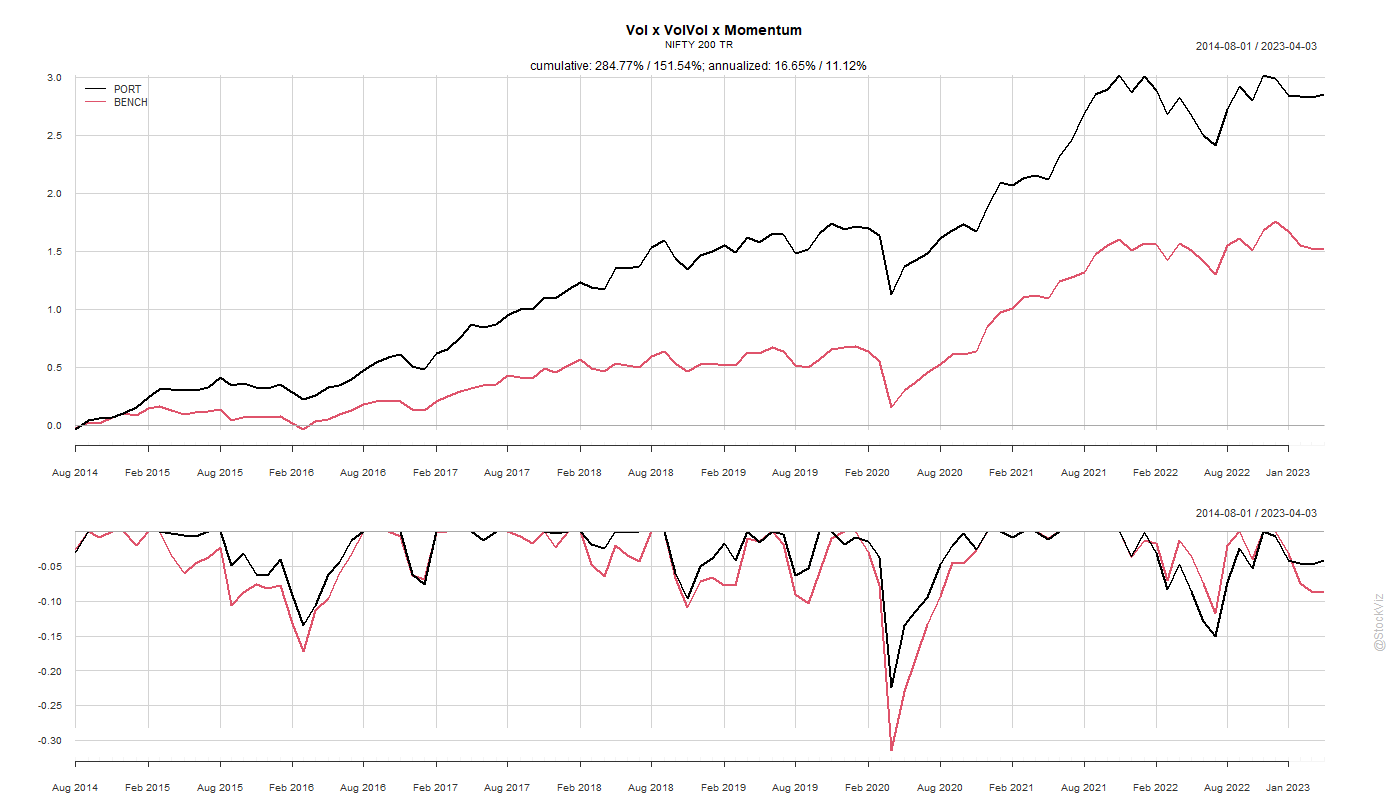

This chart was generated by the following R code:
### volatility, volatility of volatility and momentum (triple sort)

library('RODBC')
library('RPostgres')
library('quantmod')
library('PerformanceAnalytics')
library('PortfolioAnalytics')	

library('tidyverse')
library('lubridate')

options("scipen"=100)
options(stringsAsFactors = FALSE)

source("d:/stockviz/r/config.r")
source("D:/StockViz/public/blog/common/plot.common.R")

reportPath <- "."

lcon <- odbcDriverConnect(sprintf("Driver={ODBC Driver 17 for SQL Server};Server=%s;Database=%s;Uid=%s;Pwd=%s;", ldbserver, ldbname, ldbuser, ldbpassword), case = "nochange", believeNRows = TRUE)
pgCon <- dbConnect(RPostgres::Postgres(), host='sweden', user=ldbuser2, password=ldbpassword2, dbname='StockVizDyn', sslmode='allow')

indexName <- "NIFTY 200 TR"
volCalcLb <- 20 #days
volvolLb <- 500 #days


miscDates <- sqlQuery(lcon, "select distinct time_stamp from EQUITY_MISC_INFO")

indexPx <- sqlQuery(lcon, sprintf("select time_stamp, px_close from BHAV_INDEX where index_name='%s' and time_stamp >= '%s' and time_stamp <= '%s'", indexName, min(miscDates$time_stamp) - volvolLb*2, max(miscDates$time_stamp)))
indexXts <- xts(indexPx[,2], indexPx[,1])

rebalDates <- miscDates %>% mutate(YM = year(time_stamp)*100 + month(time_stamp)) %>%
	group_by(YM) %>%
	summarize(ST=min(time_stamp)) %>%
	select(ST) %>%
	ungroup() %>%
	as.data.frame()

symRets <- data.frame(PERIOD_END="", PORT=0.0, BENCH=0.0)
for(ii in 2:nrow(rebalDates)){
	startDate <- rebalDates$ST[ii-1]
	endDate <- rebalDates$ST[ii]
	
	tsStartDt <- first(head(index(indexXts[paste0("/", startDate)]), volvolLb))
	expectedTs <- nrow(indexXts[paste0(tsStartDt, "/", startDate)])
	
	symbols <- sqlQuery(lcon, sprintf("select top 500 symbol, ff_mkt_cap_cr from EQUITY_MISC_INFO where time_stamp='%s' order by ff_mkt_cap_cr desc", startDate))[,1]
	
	pXts <- NULL
	for(sym in symbols){
		pxDf <- dbGetQuery(pgCon, "select date_stamp, h High, l Low, o Open, c as Close from eod_adjusted_nse 
									where ticker = $1 and date_stamp >= $2 and date_stamp < $3 order by date_stamp", params=list(sym, tsStartDt, startDate))
		
		if(nrow(pxDf) < expectedTs * 0.95) next
		
		pXts <- merge.xts(pXts, volatility(xts(pxDf[,-1], pxDf[, 1]), calc="parkinson"))
		names(pXts)[length(names(pXts))] <- sym
	}

	pXts <- na.trim(pXts, side='left')
	toKeep <- c()
	for(i in 1:ncol(pXts)){
		if(anyNA(pXts[,i])){
			next
		}
		toKeep <- c(toKeep, toString(names(pXts)[i]))
	}

	pXts <- pXts[,toKeep]
	volvolDf <- data.frame(SYMBOL="", VOL=0.0, VOLVOL=0.0)
	for(i in 1:ncol(pXts)){
		volvolDf <- rbind(volvolDf, c(toString(names(pXts)[i]), last(coredata(pXts[,i])), sd(coredata(pXts[,i]))))
	}
	volvolDf <- volvolDf[-1,]
	
	lowVol <- head(volvolDf[order(volvolDf$VOL),], 100)
	lowVol <- head(lowVol[order(lowVol$VOLVOL),], 50)
	
	lowVol$RET <- NA
	for(i in 1:nrow(lowVol)){
		sym <- lowVol$SYMBOL[i]
		pxDf <- dbGetQuery(pgCon, "select date_stamp, c from eod_adjusted_nse 
									where ticker = $1 and date_stamp >= $2 and date_stamp < $3 order by date_stamp", params=list(sym, startDate-365, startDate))
		
		if(nrow(pxDf) < 200) next
		
		lowVol$RET[i] <- as.numeric(Return.cumulative(dailyReturn(xts(pxDf[,2], pxDf[,1]))))
	}
	
	lowVol <- head(lowVol[order(lowVol$RET, decreasing=T),], 25)
	
	expectedTs <- nrow(indexXts[paste0(startDate, "/", endDate)])
	benchRet <- as.numeric(Return.cumulative(dailyReturn(indexXts[paste0(startDate, "/", endDate)])))
	
	totalRet <- 0.0
	symCount <- 0
	for(i in 1:nrow(lowVol)){
		sym <- lowVol$SYMBOL[i]
		pxDf <- dbGetQuery(pgCon, "select date_stamp, c from eod_adjusted_nse 
									where ticker = $1 and date_stamp >= $2 and date_stamp <= $3 order by date_stamp", params=list(sym, startDate, endDate))
		
		if(nrow(pxDf) < expectedTs-2) next
		
		symCount <- symCount + 1
		totalRet <- totalRet + as.numeric(Return.cumulative(dailyReturn(xts(pxDf[,2], pxDf[,1]))))
		
		if (symCount >= 20) break
	}
	periodRet <- totalRet/symCount
	
	if(!is.finite(periodRet)) break
	
	symRets <- rbind(symRets, c(toString(endDate), periodRet, benchRet))
}

symRets <- symRets[-1,]
symRets$PERIOD_END <- as.Date(symRets$PERIOD_END)
symRets$PORT <- as.numeric(symRets$PORT)
symRets$BENCH <- as.numeric(symRets$BENCH)

save(symRets, file=sprintf("%s/symRets.Rdata", reportPath))

########################################

symXts <- xts(symRets[,-1], symRets[,1])

Common.PlotCumReturns(symXts, "Vol x VolVol x Momentum", "NIFTY 200 TR", sprintf("%s/sortX3.png", reportPath), NULL)

q()
Return.cumulative(symXts)

table.Drawdowns(symXts[,1], 10)
table.Drawdowns(symXts[,2], 10)

table.Drawdowns(symXts["/2019",1], 10)
table.Drawdowns(symXts["2021/",1], 10)
